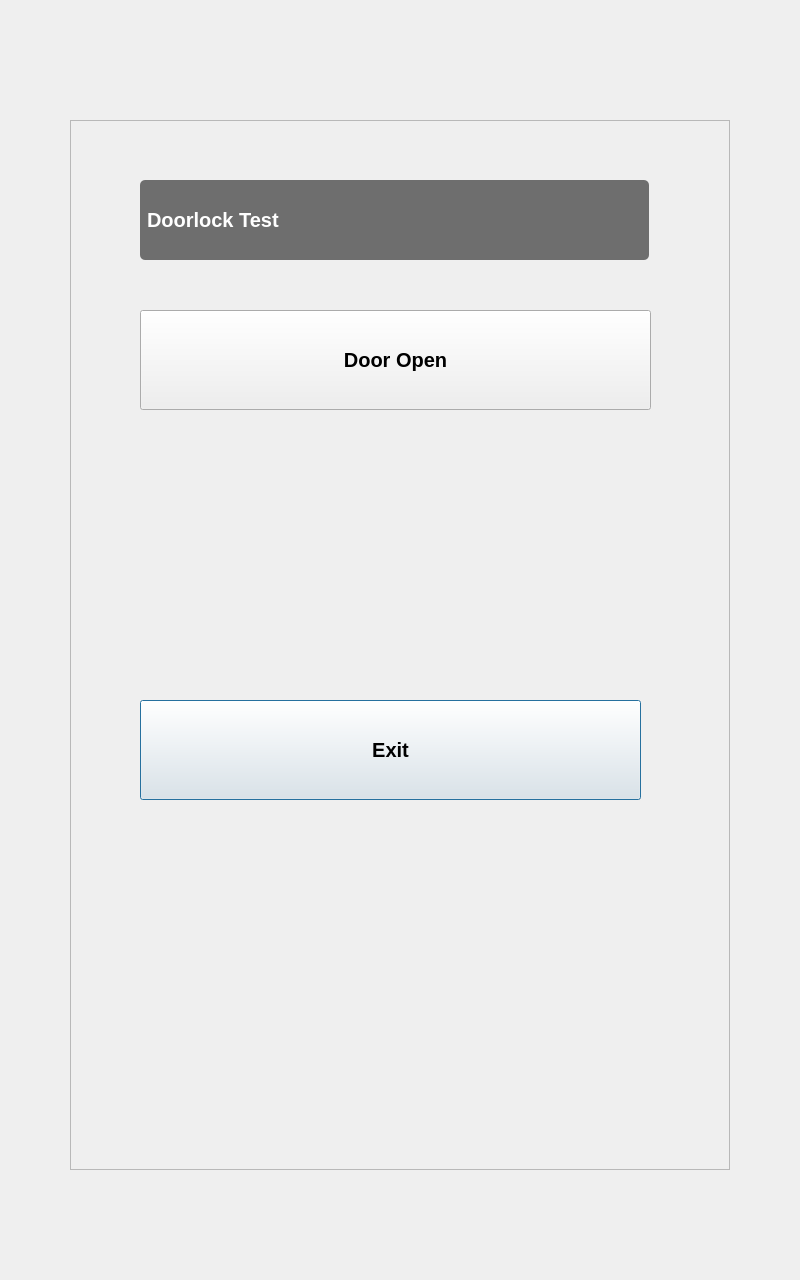
<?xml version="1.0" encoding="UTF-8"?>
<ui version="4.0">
 <class>RepairTestDoorlockDialog</class>
 <widget class="QDialog" name="RepairTestDoorlockDialog">
  <property name="geometry">
   <rect>
    <x>0</x>
    <y>0</y>
    <width>800</width>
    <height>1280</height>
   </rect>
  </property>
  <property name="windowTitle">
   <string>Dialog</string>
  </property>
  <widget class="QFrame" name="frame">
   <property name="geometry">
    <rect>
     <x>70</x>
     <y>120</y>
     <width>660</width>
     <height>1050</height>
    </rect>
   </property>
   <property name="frameShape">
    <enum>QFrame::StyledPanel</enum>
   </property>
   <property name="frameShadow">
    <enum>QFrame::Raised</enum>
   </property>
   <widget class="QLabel" name="label">
    <property name="geometry">
     <rect>
      <x>70</x>
      <y>60</y>
      <width>509</width>
      <height>80</height>
     </rect>
    </property>
    <property name="sizePolicy">
     <sizepolicy hsizetype="Preferred" vsizetype="Fixed">
      <horstretch>0</horstretch>
      <verstretch>0</verstretch>
     </sizepolicy>
    </property>
    <property name="minimumSize">
     <size>
      <width>0</width>
      <height>80</height>
     </size>
    </property>
    <property name="styleSheet">
     <string notr="true">QLabel{
border-radius:5px;
padding: 2px;
background-color: #6E6E6E;
font: bold 20px;
color:white;
qproperty-alignment: AlignCenter;
}
</string>
    </property>
    <property name="text">
     <string>Doorlock Test</string>
    </property>
   </widget>
   <widget class="QPushButton" name="pushButton_3">
    <property name="geometry">
     <rect>
      <x>70</x>
      <y>580</y>
      <width>501</width>
      <height>100</height>
     </rect>
    </property>
    <property name="minimumSize">
     <size>
      <width>0</width>
      <height>100</height>
     </size>
    </property>
    <property name="styleSheet">
     <string notr="true">QPushButton{
	font: bold 20px;
}</string>
    </property>
    <property name="text">
     <string>Exit</string>
    </property>
   </widget>
   <widget class="QPushButton" name="pushButton">
    <property name="geometry">
     <rect>
      <x>70</x>
      <y>190</y>
      <width>511</width>
      <height>100</height>
     </rect>
    </property>
    <property name="styleSheet">
     <string notr="true">QPushButton{
	font: bold 20px;
}</string>
    </property>
    <property name="text">
     <string>Door Open</string>
    </property>
   </widget>
   <widget class="QLabel" name="label_2">
    <property name="geometry">
     <rect>
      <x>70</x>
      <y>330</y>
      <width>511</width>
      <height>131</height>
     </rect>
    </property>
    <property name="styleSheet">
     <string notr="true">QLabel{
/*background-color: #BBBBBB;*/
font: bold 30px;
qproperty-alignment: 'AlignCenter ';
}
</string>
    </property>
    <property name="text">
     <string/>
    </property>
   </widget>
  </widget>
 </widget>
 <resources/>
 <connections/>
</ui>
